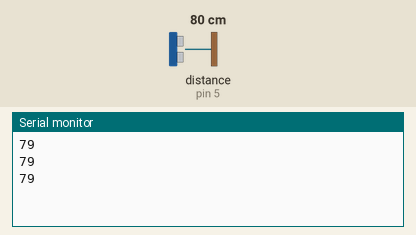
The sketch below on a simulated Arduino Uno, built with avr-gcc and run on an emulated ATmega328P. Shown: the last lines printed to the serial monitor. Wiring (inferred from the names in the program): ultrasonic range finder: trigger pin 2; echo pin 5. The inputs (shaded band) are chosen by the test bench; at power-on: distance to the obstacle (sensor on pin 5) 80 cm. The echo pulse lasts 58.3 µs per cm.

Above: at 1.3 s.
1.4 s: distance to the obstacle (sensor on pin 5) set to 2 cm
At 1.9 s:
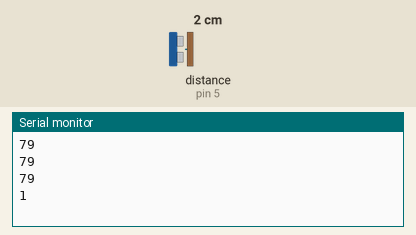
2.9 s: distance to the obstacle (sensor on pin 5) set to 4 cm
At 3.4 s:
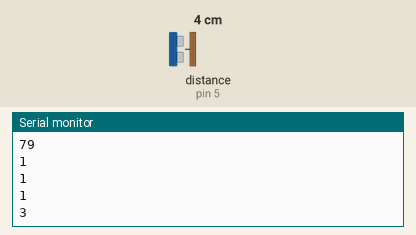
Timing chart, 0 to 5.9 s (numbered marks = the images above; inputs shaded):
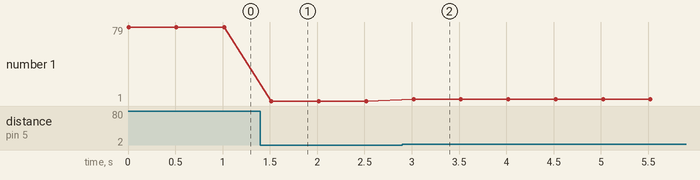

Measured:
- after the input at 1.4 s, the serial monitor: prints a new line after 0.12 s (image 1)
- after the input at 2.9 s, the serial monitor: prints a new line after 0.12 s (image 2)
- plotted number 1: 79 → 1 after the input at 1.4 s, 1 → 3 after the input at 2.9 s

The sketch:

distance_meter.ino
```cpp
#define echoPin 5 // Echo Pin
#define trigPin 2 // Trigger Pin

long duration, distance; // Duration used to calculate distance

void setup()
{
Serial.begin (9600);
pinMode(trigPin, OUTPUT);
pinMode(echoPin, INPUT);
}

void loop()
{
/* The following trigPin/echoPin cycle is used to determine the
distance of the nearest object by bouncing soundwaves off of it. */
digitalWrite(trigPin, LOW);
delayMicroseconds(2);
digitalWrite(trigPin, HIGH);
delayMicroseconds(10);
digitalWrite(trigPin, LOW);
duration = pulseIn(echoPin, HIGH);
//Calculate the distance (in cm) based on the speed of sound.
distance = duration/58.2;
Serial.println(distance);
//Delay 50ms before next reading.
delay(500);
}
```
